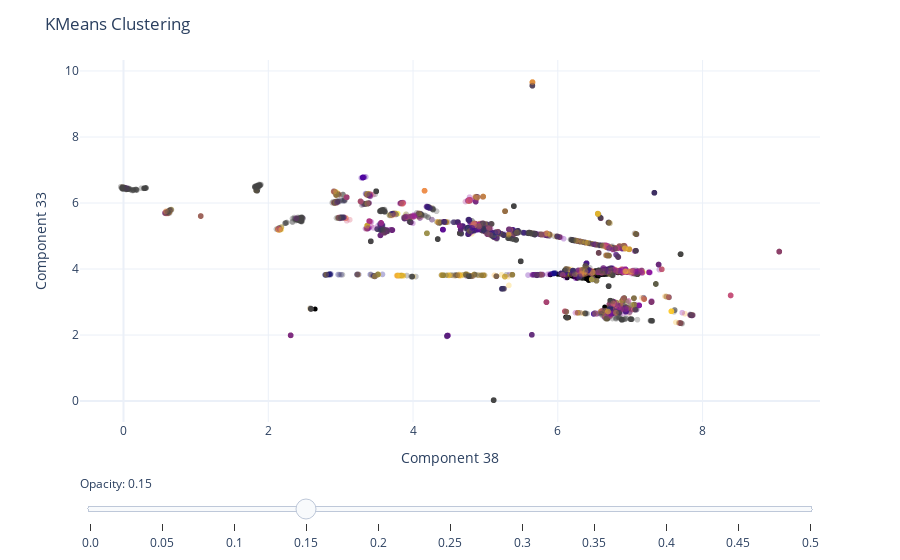

The code cell stored with this chart in its notebook:
### Code cell
fig = px.scatter(
    data_frame = train_df,
    x = dim1,
    y = dim2, # Change components to visualize each of the 30 dimensions
    color = "Media Cluster",
    hover_data = ["taxon_id", "Target", "KMeans Cluster"],
    opacity = 0.3
) 

# Add the test points as a scatter trace
fig.add_trace(
    go.Scatter(
        x=test_df[dim1],  # x coordinates
        y=test_df[dim2],  # y coordinates
        mode='markers',
        marker=dict(
            color='black',  
            size=5,  
            opacity=1.0 
        ),
        text=test_df["taxon_id"]  # marker hover text
    )
)

# Opacity slider
steps = []
for i in range(11):  # 0 to 1 in steps of 0.1
    step = dict(
        method="restyle",
        args=[{"marker.opacity": [i/20]}, [0]],  # Adjust opacity of the first trace only
        label=str(i/20)
    )
    steps.append(step)
sliders = [dict(
    active=3,  # initial value corresponding to opacity=0.3
    currentvalue={"prefix": "Opacity: "},
    pad={"t": 50},
    steps=steps
)]

fig.update_coloraxes(showscale=False)
fig.update_layout(
    sliders=sliders,
    title="KMeans Clustering",
    template="plotly_white",
    showlegend=False
)

fig.show()

### Figure 1 — Plotly figure (JSON) as saved in the notebook; plotly's stock layout.template omitted (floating-point values rounded to 4 significant figures; data arrays with more than 128 entries replaced by an {"elided": "..."} marker saying what was removed)
{"data": [{"customdata": {"elided": "8464x3 mixed values"}, "hovertemplate": "Component 38=%{x}<br>Component 33=%{y}<br>taxon_id=%{customdata[0]}<br>Target=%{customdata[1]}<br>KMeans Cluster=%{customdata[2]}<br>Media Cluster=%{marker.color}<extra></extra>", "legendgroup": "", "marker": {"color": {"elided": "8464 int values"}, "coloraxis": "coloraxis", "opacity": 0.3, "symbol": "circle"}, "mode": "markers", "name": "", "showlegend": false, "type": "scattergl", "x": {"elided": "8464 float values"}, "xaxis": "x", "y": {"elided": "8464 float values"}, "yaxis": "y"}, {"marker": {"color": "black", "opacity": 1, "size": 5}, "mode": "markers", "text": {"elided": "247 str values"}, "type": "scatter", "x": {"elided": "247 float values"}, "y": {"elided": "247 float values"}}], "layout": {"coloraxis": {"colorbar": {"title": {"text": "Media Cluster"}}, "colorscale": [[0, "#0d0887"], [0.1111, "#46039f"], [0.2222, "#7201a8"], [0.3333, "#9c179e"], [0.4444, "#bd3786"], [0.5556, "#d8576b"], [0.6667, "#ed7953"], [0.7778, "#fb9f3a"], [0.8889, "#fdca26"], [1, "#f0f921"]], "showscale": false}, "legend": {"tracegroupgap": 0}, "margin": {"t": 60}, "showlegend": false, "sliders": [{"active": 3, "currentvalue": {"prefix": "Opacity: "}, "pad": {"t": 50}, "steps": [{"args": [{"marker.opacity": [0]}, [0]], "label": "0.0", "method": "restyle"}, {"args": [{"marker.opacity": [0.05]}, [0]], "label": "0.05", "method": "restyle"}, {"args": [{"marker.opacity": [0.1]}, [0]], "label": "0.1", "method": "restyle"}, {"args": [{"marker.opacity": [0.15]}, [0]], "label": "0.15", "method": "restyle"}, {"args": [{"marker.opacity": [0.2]}, [0]], "label": "0.2", "method": "restyle"}, {"args": [{"marker.opacity": [0.25]}, [0]], "label": "0.25", "method": "restyle"}, {"args": [{"marker.opacity": [0.3]}, [0]], "label": "0.3", "method": "restyle"}, {"args": [{"marker.opacity": [0.35]}, [0]], "label": "0.35", "method": "restyle"}, {"args": [{"marker.opacity": [0.4]}, [0]], "label": "0.4", "method": "restyle"}, {"args": [{"marker.opacity": [0.45]}, [0]], "label": "0.45", "method": "restyle"}, {"args": [{"marker.opacity": [0.5]}, [0]], "label": "0.5", "method": "restyle"}]}], "title": {"text": "KMeans Clustering"}, "xaxis": {"anchor": "y", "domain": [0, 1], "title": {"text": "Component 38"}}, "yaxis": {"anchor": "x", "domain": [0, 1], "title": {"text": "Component 33"}}}}
